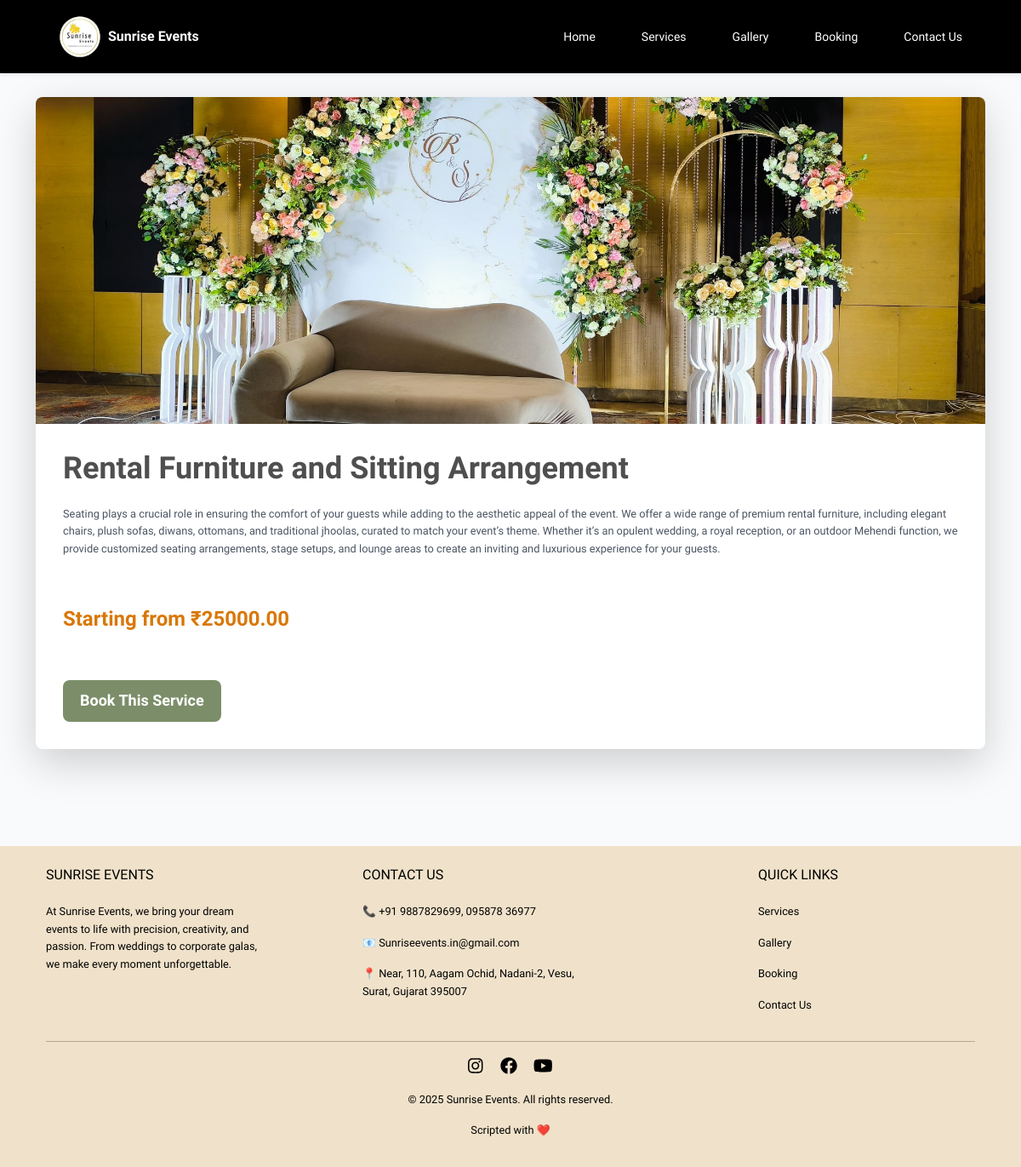
/services/5/, run on the app's committed database.
### events/models.py (models this page shows, shortened)
class Service(models.Model):
    title = models.CharField(max_length=200)
    description = models.TextField()
    price_starts_from = models.DecimalField(max_digits=10, decimal_places=2)
    image = models.ImageField(upload_to='services/')
    is_active = models.BooleanField(default=True)

### events/views.py (the view)
# urls.py: path('services/<int:pk>/', views.ServiceDetailView.as_view(), name='service_detail'),
class ServiceDetailView(DetailView):
    model = Service
    template_name = 'events/service_detail.html'

### events/templates/events/service_detail.html (shortened to what this page needs)
{% extends 'base.html' %}
{% load static %}
{% block content %}
<section class="py-16 bg-gray-50">
    <div class="container mx-auto px-6">
        <div class="bg-white rounded-lg shadow-lg overflow-hidden">
            <img src="{{ service.image.url }}" alt="{{ service.title }}" class="w-full h-96 object-cover">
            <div class="p-8">
                <h1 class="text-4xl font-bold mb-4">{{ service.title }}</h1>
                <p class="text-gray-600 mb-6">{{ service.description }}</p>
                <p class="text-2xl text-yellow-600 font-semibold mb-6">Starting from ₹{{ service.price_starts_from }}</p>
                <a href="{% url 'events:booking' %}?service={{ service.pk }}" class="book-now-btn">Book This Service</a>
            </div>
        </div>
    </div>
</section>
{% endblock %}

### static/css/custom.css (style rules this page uses)
body { padding-top: 80px; }
body { padding-top: 70px; }
body { margin: 0; padding: 0; background-color: #000; color: #c49b82; font-family: Arial, sans-serif; text-align: center; }
.container { padding: 50px 20px; }

### events/templates/base.html (style rules this page uses)
body { font-family: 'Lexend', serif; font-weight: 300; }
p { font-size: 0.8rem; }

### events/templates/events/service_detail.html (style rules this page uses)
.book-now-btn { background-color: #7B8E69; color: #fff; border: none; padding: 10px 20px; border-radius: 8px; text-decoration: none; font-weight: 600; font-size: 18px; display: inline-block; transition: background-color 0.3s ease; }

### data on the page
Service: image (picture), title "Rental Furniture and Sitting Arrangement", description "Seating plays a crucial role in ensuring the comfort of your guests while adding to the aesthetic appeal of the event. We offer a wide range of premium rental furniture, including elegant chairs, plush sofas, diwans, ottomans, and traditional jhoolas, curated to match your event’s theme. Whether it’s an opulent wedding, a royal reception, or an outdoor Mehendi function, we provide customized seating arrangements, stage setups, and lounge areas to create an inviting and luxurious experience for your guests.", price_starts_from "25000.00"
